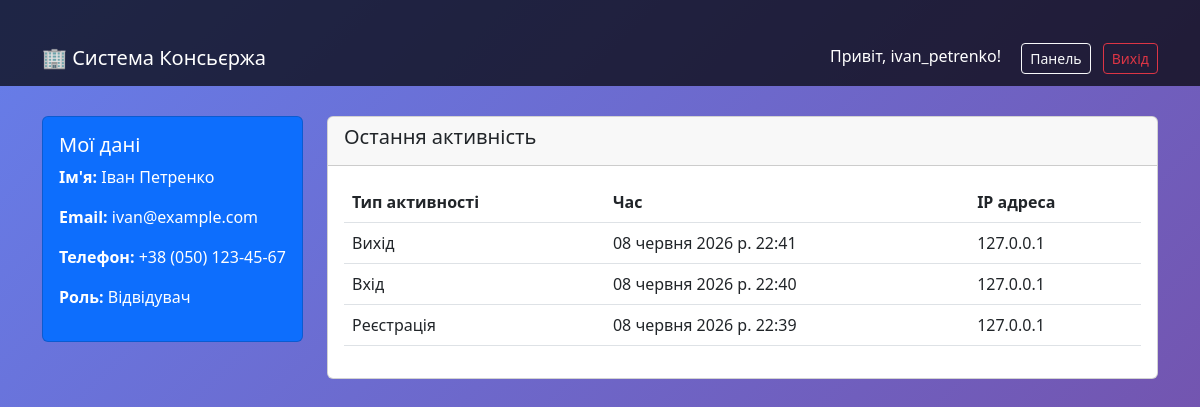
/users/dashboard/ (signed in), run on the app's committed database.
### users/models.py (models this page shows, shortened)
class CustomUser(AbstractUser):
    ROLE_CHOICES = [
        ('visitor', 'Відвідувач'),
        ('concierge', 'Консьєрж'),
        ('admin', 'Адміністратор'),
    ]
    phone = models.CharField(
        max_length=20,
        blank=True,
        verbose_name='Телефон'
    )
    role = models.CharField(
        max_length=20,
        choices=ROLE_CHOICES,
        default='visitor',
        verbose_name='Роль користувача'
    )
    is_concierge = models.BooleanField(
        default=False,
        verbose_name='Консьєрж'
    )
    is_admin_user = models.BooleanField(
        default=False,
        verbose_name='Адміністратор'
    )
    date_joined = models.DateTimeField(
        auto_now_add=True,
        verbose_name='Дата реєстрації'
    )
    last_login = models.DateTimeField(
        auto_now=True,
        verbose_name='Останній вхід'
    )
    class Meta:
        verbose_name = 'Користувач'
        verbose_name_plural = 'Користувачі'
        ordering = ['-date_joined']
    def is_staff_user(self):
        return self.is_concierge or self.is_admin_user

class UserActivityLog(models.Model):
    ACTIVITY_CHOICES = [
        ('login', 'Вхід'),
        ('logout', 'Вихід'),
        ('register', 'Реєстрація'),
        ('update', 'Оновлення'),
    ]
    user = models.ForeignKey(
        CustomUser,
        on_delete=models.CASCADE,
        related_name='activity_logs',
        verbose_name='Користувач'
    )
    activity_type = models.CharField(
        max_length=20,
        choices=ACTIVITY_CHOICES,
        verbose_name='Тип активності'
    )
    timestamp = models.DateTimeField(
        auto_now_add=True,
        verbose_name='Час'
    )
    ip_address = models.GenericIPAddressField(
        null=True,
        blank=True,
        verbose_name='IP адреса'
    )
    details = models.TextField(
        blank=True,
        verbose_name='Деталі'
    )
    class Meta:
        verbose_name = 'Лог активності'
        verbose_name_plural = 'Логи активності'
        ordering = ['-timestamp']

### users/views.py (the view)
# urls.py: path('dashboard/', views.DashboardView.as_view(), name='dashboard'),
class DashboardView(LoginRequiredMixin, View):
    template_name = 'users/dashboard.html'
    login_url = 'users:login'
    def get(self, request):
        user = request.user
        activity_logs = UserActivityLog.objects.filter(user=user)[:10]
        context = {
            'user': user,
            'activity_logs': activity_logs,
            'role_display': user.get_role_display(),
            'is_staff': user.is_staff_user(),
        }
        return render(request, self.template_name, context)

### templates/users/dashboard.html (shortened to what this page needs)
{% extends 'base.html' %}
{% block content %}
<div class="row">
    <div class="col-md-3">
        <div class="card text-white bg-primary mb-3">
            <div class="card-body">
                <h5 class="card-title">Мої дані</h5>
                <p><strong>Ім'я:</strong> {{ user.first_name }} {{ user.last_name }}</p>
                <p><strong>Email:</strong> {{ user.email }}</p>
                <p><strong>Телефон:</strong> {{ user.phone }}</p>
                <p><strong>Роль:</strong> {{ role_display }}</p>
            </div>
        </div>
    </div>
    <div class="col-md-9">
        <div class="card">
            <div class="card-header">
                <h5>Остання активність</h5>
            </div>
            <div class="card-body">
                {% if activity_logs %}
                    <table class="table">
                        <thead>
                            <tr>
                                <th>Тип активності</th>
                                <th>Час</th>
                                <th>IP адреса</th>
                            </tr>
                        </thead>
                        <tbody>
                            {% for log in activity_logs %}
                                <tr>
                                    <td>{{ log.get_activity_type_display }}</td>
                                    <td>{{ log.timestamp }}</td>
                                    <td>{{ log.ip_address }}</td>
                                </tr>
                            {% endfor %}
                        </tbody>
                    </table>
                {% else %}
                    <p>Немає активності</p>
                {% endif %}
            </div>
        </div>
    </div>
</div>
{% endblock %}

### templates/base.html (shortened to what this page needs)
<!DOCTYPE html>
<html lang="uk">
<head>
    <link href="https://cdn.jsdelivr.net/npm/bootstrap@5.3.0/dist/css/bootstrap.min.css" rel="stylesheet">
</head>
<body>
    <nav class="navbar navbar-expand-lg navbar-dark">
        <div class="container">
            <a class="navbar-brand" href="/">🏢 Система Консьєржа</a>
            <div class="ms-auto">
                {% if user.is_authenticated %}
                    <span class="text-white me-3">Привіт, {{ user.username }}!</span>
                    <a class="btn btn-outline-light btn-sm me-2" href="{% url 'users:dashboard' %}">Панель</a>
                    <a class="btn btn-outline-danger btn-sm" href="{% url 'users:logout' %}">Вихід</a>
                {% else %}
                    <a class="btn btn-outline-light btn-sm me-2" href="{% url 'users:login' %}">Вхід</a>
                    <a class="btn btn-light btn-sm" href="{% url 'users:register' %}">Реєстрація</a>
                {% endif %}
            </div>
        </div>
    </nav>
    <div class="container">
        {% block content %}{% endblock %}
    </div>
</body>
</html>

### templates/base.html (style rules this page uses)
body { background: linear-gradient(135deg, #667eea 0%, #764ba2 100%); min-height: 100vh; }
.navbar { background-color: rgba(0, 0, 0, 0.7); }
.container { margin-top: 30px; }

### data on the page
CustomUser: username "ivan_petrenko", first_name "Іван", last_name "Петренко", email "ivan@example.com", phone "+38 (050) 123-45-67"
UserActivityLog: activity_type "Вихід", timestamp "08 червня 2026 р. 22:41", ip_address "127.0.0.1"
UserActivityLog: activity_type "Вхід", timestamp "08 червня 2026 р. 22:40", ip_address "127.0.0.1"
UserActivityLog: activity_type "Реєстрація", timestamp "08 червня 2026 р. 22:39", ip_address "127.0.0.1"

### other printed values
{{ role_display }} "Відвідувач"
